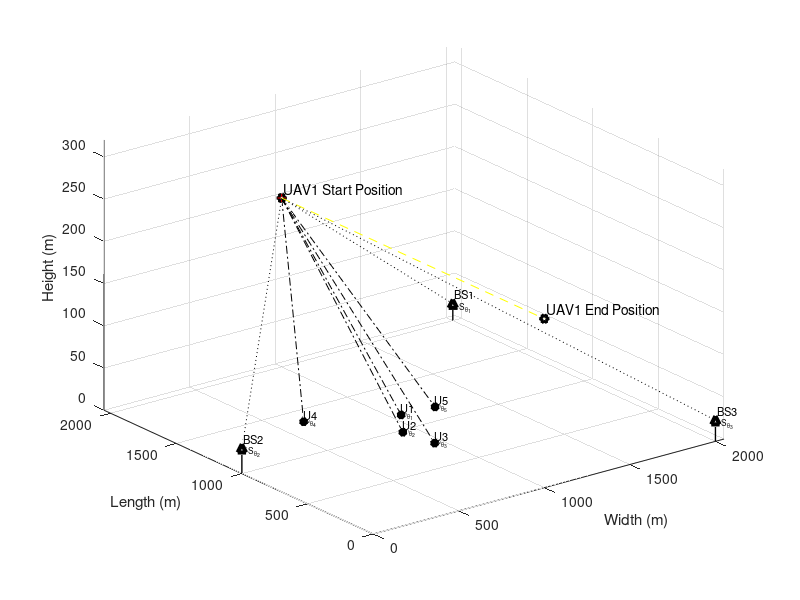

Reproduce this figure in MATLAB. (Note: this script raises an error after producing the figure.)
clc;
clear variables;
close all;

%% Simulation Environment
enWidth = 2000;             % Simulation Environment Width (X axis)
enLength = 2000;            % Simulation Environment Length (Y axis)
enHeight = 320;             % Simulation Environment Height (Z axis)
maxHeighUAV = 300;          % Maximum Height of UAV
minHeighUAV = 50;           % Minimum Height of UAV
noUsers = 5;                % Number of Users
noBS = 3;                   % Number of Base Sations
noUAV = 1;                  % Number of UAVs

%% Users, Base Sataions and UAV Position
% UAV Position
for i=1:noUAV
    xUAV_S(i) = 1000;       yUAV_S(i) = enLength;      zUAV_S(i) = 200;
end
% UAV End Position
for i=1:noUAV
    xUAV_E(i) = 1000;       yUAV_E(i) = 0;             zUAV_E(i) = 200;
end
% UAV Current Position
for i=1:noUAV
    xUAV(i) = 1000;         yUAV(i) = enLength;        zUAV(i) = zUAV_S(i);   
end

% BS positions
xBS = [2000,0,2000];
yBS = [2000,1000,0];
zBS = [20, 30, 25];

% Users' posision
for i=1:noUsers
    xUser(i) = randi([enWidth/4, 3*enWidth/4]);      
    yUser(i) = randi([enLength/4, 3*enLength/4]);     
    zUser(i) = 0;                   
end

%% Figure Plot in Initial State
figure,
userPlot = plot3(xUser,yUser,zUser,'k*','linewidth',3); hold on;
for o=1:noUsers
    textUsers(o) = text(xUser(o)-10,yUser(o)-10,zUser(o)+10,['U',num2str(o)],'FontSize', 8);
    textUsAngle(o) = text(xUser(o)+10,yUser(o)+10,['U_{\theta_{',num2str(o),'}}'],'FontSize', 6);
end

plot3(xUAV_S, yUAV_S, zUAV_S, 'kh','linewidth', 3);
for o=1:noUAV
    text(xUAV_S(o) + 20, yUAV_S(o) + 10, zUAV_S(o) + 10,['UAV',num2str(o),' Start Position']);
end

plot3(xUAV_E, yUAV_E, zUAV_E, 'kh','linewidth', 3);
for o=1:noUAV
    text(xUAV_E(o) + 20, yUAV_E(o) + 10, zUAV_E(o) + 10,['UAV',num2str(o),' End Position']);
end

plot3(xBS, yBS, zBS, 'k^','linewidth', 3);
for o=1:noBS
    plot3([xBS(o) xBS(o)], [yBS(o) yBS(o)],[zBS(o) 0], 'k-','linewidth', 1); drawnow
    text(xBS(o) + 20, yBS(o) + 10, zBS(o) + 10,['BS', num2str(o)],'FontSize', 8);
    textBSAngle(o) = text(xBS(o)+10,yBS(o)+10,zBS(o)-5,['BS_{\theta_{',num2str(o),'}}'],'FontSize', 6);
end

for i = 1:noUAV
    for directBS = 1:noBS
        plot3([xUAV(i) xBS(directBS)], [yUAV(i) yBS(directBS)],[zUAV(i) zBS(directBS)], 'k:','linewidth', 0.5); drawnow
    end
end
for i = 1:noUAV
    for directUsers = 1:noUsers
        plot3([xUAV(i) xUser(directUsers)], [yUAV(i) yUser(directUsers)],[zUAV(i) zUser(directUsers)], 'k-.','linewidth', 0.5); drawnow
    end
end
for i = 1:noUAV
    plot3([xUAV_S(i) xUAV_E(i)], [yUAV_S(i) yUAV_E(i)],[zUAV_S(i) zUAV_E(i)], 'y--','linewidth', 0.5); drawnow
end

mx = (zUAV_S - zUAV_E)/(yUAV_S - yUAV_E);
c = zUAV_S - mx*yUAV_S;

xlim([0 2050])
ylim([0 2050])
zlim([0 320])
xlabel('Width (m)');
ylabel('Length (m)');
zlabel('Height (m)');
grid on; hold on; drawnow

index = 1;

%% Information for path loss & Rician Fading Model
eta = 2.5;              
b_0dB = -50;            
b_0 = db2pow(b_0dB);    
k = 0.01;               

K_min = 4;      
K_max = 12;     
A1 = db2pow(K_min);
A2 = (2/pi)*log((db2pow(K_max))/A1);
g = sqrt(1/2)*(randn(1,1)+1i*randn(1,1));

%% Simulation Loop
for j = enLength:-100:0
    for i=1:noUAV
        zUAV(i) = mx*j + c;
        yUAV(i) = j;
        plot3(xUAV(i),  yUAV(i),  zUAV(i), 'r+','linewidth', 0.5);hold on;

        % 1. KÊNH TRUYỀN CHO ĐƯỜNG BAY GỐC (PREDEFINED)
        for bm=1:noBS
            groundDisUAV_BS(i,bm) = sqrt((xUAV(i)-xBS(bm))^2 + (yUAV(i)-yBS(bm))^2);
            DisUAV_BS(i,bm) = sqrt(groundDisUAV_BS(i,bm)^2 + (zBS(bm)-zUAV(i))^2);
            angleUAV_BS(i,bm) = atan(abs(zBS(bm)-zUAV(i))/groundDisUAV_BS(i,bm))*(180/pi);
            PLoS_BS(index,i,bm) = 1/(1+(10*exp(-0.6*(angleUAV_BS(i,bm)-10))));
            pow_LoS_BS = b_0*(DisUAV_BS(i,bm)^(-eta));
            pow_NLoS_BS = k*b_0*(DisUAV_BS(i,bm)^(-eta));
            Ch_pow_LoS_BS(index,i,bm) = pow2db(pow_LoS_BS); 
            Ch_pow_NLoS_BS(index,i,bm) = pow2db(pow_NLoS_BS);
            E_bd_BS = PLoS_BS(index,i,bm)*pow_LoS_BS + (1 - PLoS_BS(index,i,bm))*pow_NLoS_BS;
            E_bd_dB_BS(index,i,bm) = pow2db(E_bd_BS); 
            K_UAV_BS(i,bm) = A1*exp(A2*angleUAV_BS(i,bm)*(pi/180));
            g_UAV_BS(i,bm) = sqrt(K_UAV_BS(i,bm)/(1+K_UAV_BS(i,bm)))*g + sqrt(1/(1+K_UAV_BS(i,bm)))*g;
            h_UAV_BS(index,i,bm) = sqrt(pow_LoS_BS)*g_UAV_BS(i,bm);
            h_UAV_BS_dB(index,i,bm) = pow2db(abs(h_UAV_BS(index,i,bm))^2);
        end
        
        for m=1:noUsers
            groundDisUAV_User(i,m) = sqrt((xUAV(i)-xUser(m))^2 + (yUAV(i)-yUser(m))^2);
            DisUAV_User(i,m) = sqrt(groundDisUAV_User(i,m)^2 + zUAV(i)^2);
            angleUAV_User(i,m) = atan(zUAV(i)/groundDisUAV_User(i,m))*(180/pi);
            PLoS(index,i,m) = 1/(1+(10*exp(-0.6*(angleUAV_User(i,m)-10))));
            pow_LoS = b_0*(DisUAV_User(i,m)^(-eta));
            pow_NLoS = k*b_0*(DisUAV_User(i,m)^(-eta));
            Ch_pow_LoS(index,i,m) = pow2db(pow_LoS); 
            Ch_pow_NLoS(index,i,m) = pow2db(pow_NLoS);
            E_bd = PLoS(index,i,m)*pow_LoS + (1 - PLoS(index,i,m))*pow_NLoS;
            E_bd_dB(index,i,m) = pow2db(E_bd); 
            K_UAV_User(i,m) = A1*exp(A2*angleUAV_User(i,m)*(pi/180));
            g_UAV_User(i,m) = sqrt(K_UAV_User(i,m)/(1+K_UAV_User(i,m)))*g + sqrt(1/(1+K_UAV_User(i,m)))*g;
            h_UAV_Users(index,i,m) = sqrt(pow_LoS)*g_UAV_User(i,m);
            h_UAV_Users_dB(index,i,m) = pow2db(abs(h_UAV_Users(index,i,m))^2);
        end
        
        % Tính Rate cho đường bay gốc
        [pow_coef_array_ch(index,:), pow_coef_array_fr(index,:)] = findPowCoeff(abs(h_UAV_Users(index,i,:)),noUsers);
        [achievableRate_ch(index,:), achievableRate_fr(index,:)] = findAchievableRate(h_UAV_Users(index,i,:),pow_coef_array_ch(index,:),pow_coef_array_fr(index,:),noUsers);
        achievableRate_BS(index,:) = findAchievableRate_BS(h_UAV_BS(index,i,:),noBS);
        [achievableRate_ch_SWIPT(index,:), achievableRate_fr_SWIPT(index,:)] = findAchievableRate_SWIPT(h_UAV_Users(index,i,:),h_UAV_BS(index,i,:),pow_coef_array_ch(index,:),pow_coef_array_fr(index,:),noUsers);
        
        % 2. CHẠY THUẬT TOÁN DE CHO MÔ HÌNH KHÔNG SWIPT
        minRate = min(achievableRate_ch(index,:));
        if index>1 && index<21
            updatedPosition = positionUpdate_DE(xUAV(i),yUAV(i),zUAV(i),minRate,noUsers,xUser,yUser,g);
            up_xUAV(index,i) = xUAV(i) + updatedPosition.position(1);
            up_zUAV(index,i) = zUAV(i) + updatedPosition.position(2);
            up_yUAV(index,i) = yUAV(i);
        else
            up_xUAV(index,i) = xUAV(i); up_yUAV(index,i) = yUAV(i); up_zUAV(index,i) = zUAV(i);
        end
        plot3(up_xUAV(index,i),  up_yUAV(index,i),  up_zUAV(index,i), 'gh','linewidth', 0.5);hold on;
        if index>1 
            plot3([up_xUAV(index-1,i) up_xUAV(index,i)], [up_yUAV(index-1,i) up_yUAV(index,i)],[up_zUAV(index-1,i) up_zUAV(index,i)], 'g--','linewidth', 0.5); drawnow
        end

        % 3. CHẠY THUẬT TOÁN DE CHO MÔ HÌNH CÓ SWIPT
        minRate_SWIPT = min(achievableRate_ch_SWIPT(index,:));
        if index>1 && index<21
            updatedPosition_SWIPT = positionUpdate_DE_SWIPT(xUAV(i),yUAV(i),zUAV(i),xBS,yBS,zBS,minRate_SWIPT,noUsers,xUser,yUser,g,noBS);
            up_xUAV_SWIPT(index,i) = xUAV(i) + updatedPosition_SWIPT.position(1);
            up_zUAV_SWIPT(index,i) = zUAV(i) + updatedPosition_SWIPT.position(2);
            up_yUAV_SWIPT(index,i) = yUAV(i);
        else
            up_xUAV_SWIPT(index,i) = xUAV(i); up_yUAV_SWIPT(index,i) = yUAV(i); up_zUAV_SWIPT(index,i) = zUAV(i);
        end
        plot3(up_xUAV_SWIPT(index,i),  up_yUAV_SWIPT(index,i),  up_zUAV_SWIPT(index,i), 'gp','linewidth', 0.5);hold on;
        if index>1 
            plot3([up_xUAV_SWIPT(index-1,i) up_xUAV_SWIPT(index,i)], [up_yUAV_SWIPT(index-1,i) up_yUAV_SWIPT(index,i)],[up_zUAV_SWIPT(index-1,i) up_zUAV_SWIPT(index,i)], 'm--','linewidth', 0.5); drawnow
        end

        % 4. TÍNH KÊNH TRUYỀN VÀ RATE LẠI CHO 2 ĐƯỜNG BAY OPTIMIZED
        % Kênh truyền No-SWIPT (GUs & BSs)
        for bm=1:noBS
            groundDisUAV_BS_Up(i,bm) = sqrt((up_xUAV(index,i)-xBS(bm))^2 + (up_yUAV(index,i)-yBS(bm))^2);
            DisUAV_BS_Up(i,bm) = sqrt(groundDisUAV_BS_Up(i,bm)^2 + (zBS(bm)-up_zUAV(index,i))^2);
            angleUAV_BS_Up(i,bm) = atan(abs(zBS(bm)-up_zUAV(index,i))/groundDisUAV_BS_Up(i,bm))*(180/pi);
            PLoS_BS_Up(index,i,bm) = 1/(1+(10*exp(-0.6*(angleUAV_BS_Up(i,bm)-10))));
            pow_LoS_BS_Up = b_0*(DisUAV_BS_Up(i,bm)^(-eta));
            pow_NLoS_BS_Up = k*b_0*(DisUAV_BS_Up(i,bm)^(-eta));
            K_UAV_BS_Up(i,bm) = A1*exp(A2*angleUAV_BS_Up(i,bm)*(pi/180));
            g_UAV_BS_Up(i,bm) = sqrt(K_UAV_BS_Up(i,bm)/(1+K_UAV_BS_Up(i,bm)))*g + sqrt(1/(1+K_UAV_BS_Up(i,bm)))*g;
            h_UAV_BS_Up(index,i,bm) = sqrt(pow_LoS_BS_Up)*g_UAV_BS_Up(i,bm);
        end
        for m=1:noUsers
            groundDisUAV_User_Up(i,m) = sqrt((up_xUAV(index,i)-xUser(m))^2 + (up_yUAV(index,i)-yUser(m))^2);
            DisUAV_User_Up(i,m) = sqrt(groundDisUAV_User_Up(i,m)^2 + up_zUAV(index,i)^2);
            angleUAV_User_Up(i,m) = atan(up_zUAV(index,i)/groundDisUAV_User_Up(i,m))*(180/pi);
            PLoS_Up(index,i,m) = 1/(1+(10*exp(-0.6*(angleUAV_User_Up(i,m)-10))));
            pow_LoS_Up = b_0*(DisUAV_User_Up(i,m)^(-eta));
            pow_NLoS_Up = k*b_0*(DisUAV_User_Up(i,m)^(-eta));
            K_UAV_User_Up(i,m) = A1*exp(A2*angleUAV_User_Up(i,m)*(pi/180));
            g_UAV_User_Up(i,m) = sqrt(K_UAV_User_Up(i,m)/(1+K_UAV_User_Up(i,m)))*g + sqrt(1/(1+K_UAV_User_Up(i,m)))*g;
            h_UAV_Users_Up(index,i,m) = sqrt(pow_LoS_Up)*g_UAV_User_Up(i,m);
        end

        % Kênh truyền SWIPT (GUs & BSs)
        for bm=1:noBS
            groundDisUAV_BS_Up_SWIPT(i,bm) = sqrt((up_xUAV_SWIPT(index,i)-xBS(bm))^2 + (up_yUAV_SWIPT(index,i)-yBS(bm))^2);
            DisUAV_BS_Up_SWIPT(i,bm) = sqrt(groundDisUAV_BS_Up_SWIPT(i,bm)^2 + (zBS(bm)-up_zUAV_SWIPT(index,i))^2);
            angleUAV_BS_Up_SWIPT(i,bm) = atan(abs(zBS(bm)-up_zUAV_SWIPT(index,i))/groundDisUAV_BS_Up_SWIPT(i,bm))*(180/pi);
            pow_LoS_BS_Up_SWIPT = b_0*(DisUAV_BS_Up_SWIPT(i,bm)^(-eta));
            K_UAV_BS_Up_SWIPT(i,bm) = A1*exp(A2*angleUAV_BS_Up_SWIPT(i,bm)*(pi/180));
            g_UAV_BS_Up_SWIPT(i,bm) = sqrt(K_UAV_BS_Up_SWIPT(i,bm)/(1+K_UAV_BS_Up_SWIPT(i,bm)))*g + sqrt(1/(1+K_UAV_BS_Up_SWIPT(i,bm)))*g;
            h_UAV_BS_Up_SWIPT(index,i,bm) = sqrt(pow_LoS_BS_Up_SWIPT)*g_UAV_BS_Up_SWIPT(i,bm);
        end
        for m=1:noUsers
            groundDisUAV_User_Up_SWIPT(i,m) = sqrt((up_xUAV_SWIPT(index,i)-xUser(m))^2 + (up_yUAV_SWIPT(index,i)-yUser(m))^2);
            DisUAV_User_Up_SWIPT(i,m) = sqrt(groundDisUAV_User_Up_SWIPT(i,m)^2 + up_zUAV_SWIPT(index,i)^2);
            angleUAV_User_Up_SWIPT(i,m) = atan(up_zUAV_SWIPT(index,i)/groundDisUAV_User_Up_SWIPT(i,m))*(180/pi);
            pow_LoS_Up_SWIPT = b_0*(DisUAV_User_Up_SWIPT(i,m)^(-eta));
            K_UAV_User_Up_SWIPT(i,m) = A1*exp(A2*angleUAV_User_Up_SWIPT(i,m)*(pi/180));
            g_UAV_User_Up_SWIPT(i,m) = sqrt(K_UAV_User_Up_SWIPT(i,m)/(1+K_UAV_User_Up_SWIPT(i,m)))*g + sqrt(1/(1+K_UAV_User_Up_SWIPT(i,m)))*g;
            h_UAV_Users_Up_SWIPT(index,i,m) = sqrt(pow_LoS_Up_SWIPT)*g_UAV_User_Up_SWIPT(i,m);
        end

        % Rate Calculations
        [pow_coef_array_ch_Up(index,:), pow_coef_array_fr_Up(index,:)] = findPowCoeff(abs(h_UAV_Users_Up(index,i,:)),noUsers);
        [achievableRate_ch_Up(index,:), achievableRate_fr_Up(index,:)] = findAchievableRate(h_UAV_Users_Up(index,i,:),pow_coef_array_ch_Up(index,:),pow_coef_array_fr_Up(index,:),noUsers);
        achievableRate_BS_Up(index,:) = findAchievableRate_BS(h_UAV_BS_Up(index,i,:),noBS);
        
        [pow_coef_array_ch_Up_SWIPT(index,:), pow_coef_array_fr_Up_SWIPT(index,:)] = findPowCoeff(abs(h_UAV_Users_Up_SWIPT(index,i,:)),noUsers);
        [achievableRate_ch_SWIPT_Up(index,:), achievableRate_fr_SWIPT_Up(index,:)] = findAchievableRate_SWIPT(h_UAV_Users_Up_SWIPT(index,i,:),h_UAV_BS_Up_SWIPT(index,i,:),pow_coef_array_ch_Up_SWIPT(index,:),pow_coef_array_fr_Up_SWIPT(index,:),noUsers);
        
        % Chốt giá trị Min Rate
        minAchRate(index) = min(achievableRate_ch(index,:));
        minAchRate_Up(index) = min(achievableRate_ch_Up(index,:));
        
        minAchRate_SWIPT(index) = min(achievableRate_ch_SWIPT(index,:));
        minAchRate_Up_SWIPT(index) = min(achievableRate_ch_SWIPT_Up(index,:));

    end
    index = index +1;
end

%% ========================================================================
%  VẼ TOÀN BỘ BIỂU ĐỒ TƯƠNG TỰ NHƯ FILE CŨ
%  ========================================================================
steps = 1:21;

figure;
plot(steps,PLoS(:,1,1),'k--^','linewidth', 1);hold on;
plot(steps,PLoS(:,1,2),'k--square','linewidth', 1);
plot(steps,PLoS(:,1,3),'k--diamond','linewidth', 1);
title('Line of Sight Probablility between UAV and GUs in each Step')
xlabel('Steps'); ylabel('Probability'); xlim([1 21]); ylim([0 1]);
legend('User 1', 'User 2', 'User 3'); grid on;

figure;
plot(steps,PLoS_BS(:,1,1),'k--o','linewidth', 1);hold on;
plot(steps,PLoS_BS(:,1,2),'k--*','linewidth', 1);
plot(steps,PLoS_BS(:,1,3),'k--x','linewidth', 1);
xlim([1 21]); ylim([0 0.2]);
title('Line of Sight Probablility between UAV and BSs in each Step')
xlabel('Steps'); ylabel('Probability');
legend('BS 1', 'BS 2', 'BS 3'); grid on;

figure;
plot(steps,h_UAV_Users_dB(:,1,1),'k--^','linewidth', 1);hold on;
plot(steps,h_UAV_Users_dB(:,1,2),'k--square','linewidth', 1);
plot(steps,h_UAV_Users_dB(:,1,3),'k--diamond','linewidth', 1);
title('Rician Channel Power between UAV and GUs in each Step')
xlabel('Steps'); ylabel('Channel power in dB'); xlim([1 21]);
legend('User 1', 'User 2', 'User 3'); grid on;

figure;
plot(steps,h_UAV_BS_dB(:,1,1),'k--o','linewidth', 1);hold on;
plot(steps,h_UAV_BS_dB(:,1,2),'k--*','linewidth', 1);
plot(steps,h_UAV_BS_dB(:,1,3),'k--x','linewidth', 1);
title('Rician Channel Power between UAV and BSs in each Step')
xlabel('Steps'); ylabel('Channel power in dB'); xlim([1 21]);
legend('BS 1', 'BS 2', 'BS 3'); grid on;

figure;
plot(steps,achievableRate_ch(:,1),'c--^','linewidth', 1);hold on;
plot(steps,achievableRate_ch(:,2),'c--square','linewidth', 1);
plot(steps,achievableRate_ch(:,3),'c--diamond','linewidth', 1);
plot(steps,achievableRate_ch_Up(:,1),'y-^','linewidth', 1);hold on;
plot(steps,achievableRate_ch_Up(:,2),'y-square','linewidth', 1);
plot(steps,achievableRate_ch_Up(:,3),'y-diamond','linewidth', 1);
title('Achievable Rate for GUs in each Step (With Channel based Power Coefficeints)')
xlim([1 21]); xlabel('Steps'); ylabel('Achievable Rate in bps')
legend('User 1', 'User 2', 'User 3','User 1 (Optimized)', 'User 2 (Optimized)', 'User 3 (Optimized)'); grid on;

figure;
plot(steps,achievableRate_BS(:,1),'c--o','linewidth', 1);hold on;
plot(steps,achievableRate_BS(:,2),'c--*','linewidth', 1);
plot(steps,achievableRate_BS(:,3),'c--x','linewidth', 1);
plot(steps,achievableRate_BS_Up(:,1),'y-o','linewidth', 1);hold on;
plot(steps,achievableRate_BS_Up(:,2),'y-*','linewidth', 1);
plot(steps,achievableRate_BS_Up(:,3),'y-x','linewidth', 1);
title('Achievable Rate for BSs in each Step (With Channel based Power Coefficeints)')
xlim([1 21]);
legend('BS 1', 'BS 2', 'BS 3','BS 1 (Optimized)', 'BS 2 (Optimized)', 'BS 3 (Optimized)'); grid on;

figure;
plot(steps,achievableRate_ch_SWIPT(:,1),'c--^','linewidth', 1);hold on;
plot(steps,achievableRate_ch_SWIPT(:,2),'c--square','linewidth', 1);
plot(steps,achievableRate_ch_SWIPT(:,3),'c--diamond','linewidth', 1);
plot(steps,achievableRate_ch_SWIPT_Up(:,1),'y-^','linewidth', 1);hold on;
plot(steps,achievableRate_ch_SWIPT_Up(:,2),'y-square','linewidth', 1);
plot(steps,achievableRate_ch_SWIPT_Up(:,3),'y-diamond','linewidth', 1);
title('Achievable Rate for GUs in each Step in SWIPT Model (With Channel based Power Coefficeints)')
xlim([1 21]); xlabel('Steps'); ylabel('Achievable Rate in bps');
legend('User 1', 'User 2', 'User 3','User 1 (Optimized)', 'User 2 (Optimized)', 'User 3 (Optimized)'); grid on;

figure;
plot(steps,minAchRate(:),'g--<','linewidth', 1);hold on;
plot(steps,minAchRate_Up(:),'m-<','linewidth', 1);
title('Minimum Achievable Rate of Network in each Step (With Channel based based Power Coefficeints)')
xlim([1 21]); xlabel('Steps'); ylabel('Achievable Rate in bps');
legend('Minimum Rate (before Optimized)', 'Minimum Rate (After Optimized)'); grid on;

figure;
plot(steps,minAchRate_SWIPT(:),'g-->','linewidth', 1);hold on;
plot(steps,minAchRate_Up_SWIPT(:),'m->','linewidth', 1);
title('Minimum Achievable Rate of Network in each Step in SWIPT Model (With Channel based based Power Coefficeints)')
xlim([1 21]); xlabel('Steps'); ylabel('Achievable Rate in bps');
legend('Minimum Rate (before Optimized)', 'Minimum Rate (After Optimized)'); grid on;
